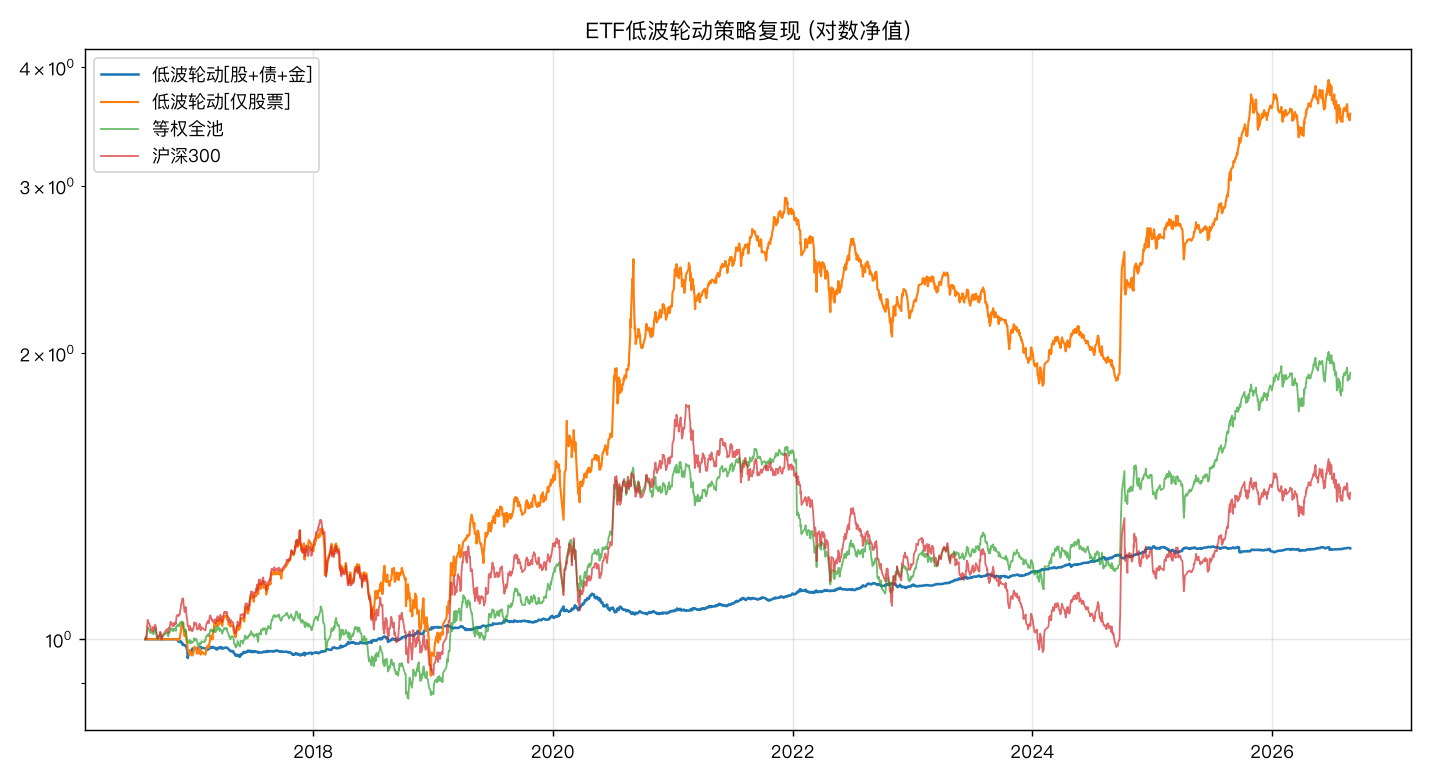

The script that saved this image:
#!/usr/bin/env -S uv run --no-sync
# -*- coding: utf-8 -*-
"""ETF低波轮动策略复现（针对聚宽社区帖《开源一个年化超25%的ETF策略》）。

策略规则：
  每天计算池内各ETF最近60日对数收益标准差(波动率)；
  每周一调仓，全额持有波动率最低的一只；
  (执行细节: 周一用的信号来自上周五收盘数据, 避免未来函数)

复现验证的问题：
  Q1 规则本身是否真能赚钱(不抄作者的自选池, 用独立构造的池子)？
  Q2 收益来自"低波信号"还是"池子里恰好有债/金当避风港"？
     → 对照组: 只含股票ETF的池子跑同一规则
  Q3 扣掉交易成本后还剩多少？
  Q4 不同时间窗口结果稳不稳？

用法: uv run python research/etf_lowvol_replica.py
"""

from __future__ import annotations

import sys
from pathlib import Path

import matplotlib

matplotlib.use("Agg")
import matplotlib.pyplot as plt
import numpy as np
import pandas as pd

plt.rcParams["font.sans-serif"] = ["PingFang SC", "Heiti TC", "Arial Unicode MS"]
plt.rcParams["axes.unicode_minus"] = False

sys.path.insert(0, str(Path(__file__).resolve().parent.parent))
from src.data_loader import _fetch_fund_sina

# 代表性ETF池: 宽基股票 + 行业股票 + 海外股票 + 商品 + 债券
POOL = {
    "510300": "沪深300",
    "510500": "中证500",
    "159915": "创业板",
    "512880": "证券",
    "513100": "纳指",
    "518880": "黄金",
    "511010": "国债",
}
EQUITY_ONLY = ["510300", "510500", "159915", "512880", "513100"]
COST_ONE_WAY = 5e-4  # 单边成本0.05%(佣金+滑点; ETF免印花税)
VOL_WINDOW = 60


def load_pool() -> tuple[pd.DataFrame, dict]:
    """拉取池内全部ETF收盘价, 对齐到公共交易日。"""
    closes, names = {}, {}
    for code, name in POOL.items():
        try:
            df = _fetch_fund_sina(code, "20100101", "20260831")
            closes[code] = df["close"]
            names[code] = name
            print(
                f"  {code} {name}: {len(df)}行 {df.index[0].date()}~{df.index[-1].date()}"
            )
        except Exception as e:
            print(f"  {code} {name}: 获取失败, 剔除 ({e})")
    px = pd.DataFrame(closes).dropna()  # 内连接=只留公共交易日
    return px, names


def weekly_lowvol_positions(px: pd.DataFrame) -> pd.DataFrame:
    """生成每周一换仓的目标持仓(单只ETF, one-hot)。

    周一的信号基于上周五及更早数据( shifting 1 天保证无未来函数)。
    """
    logret = np.log(px / px.shift(1))
    vol = logret.rolling(VOL_WINDOW).std()
    vol_lag = vol.shift(1)  # 关键: 昨天才知道的波动率
    cols = list(px.columns)

    pos = pd.DataFrame(0.0, index=px.index, columns=cols)
    current = None
    for dt, row in vol_lag.iterrows():
        if dt.dayofweek == 0 and row.notna().all():  # 周一且波动率齐全才调仓
            current = row.idxmin()  # 波动率最低的一只
        if current is not None:
            pos.loc[dt, current] = 1.0
    return pos


def backtest(
    px: pd.DataFrame, pos: pd.DataFrame, cost: float = COST_ONE_WAY
) -> tuple[pd.Series, float]:
    """策略日收益 = 昨日持仓 × 今日收益 - 换仓成本。返回(净值, 年换手)。"""
    ret = px.pct_change().fillna(0.0)
    gross = (pos.shift(1) * ret).sum(axis=1)
    turnover = (pos.diff().abs().sum(axis=1)).fillna(0.0)
    net = gross - turnover * cost
    annual_turnover = float(turnover.sum() / 2 / (len(px) / 244))
    return (1 + net).cumprod(), annual_turnover


def metrics(nav: pd.Series, freq: int = 244) -> dict:
    ret = nav.pct_change().dropna()
    years = len(nav) / freq
    cagr = nav.iloc[-1] ** (1 / years) - 1
    vol = ret.std() * np.sqrt(freq)
    dd = (nav / nav.cummax() - 1).min()
    weekly = nav.resample("W").last().pct_change().dropna()
    return {
        "总收益": nav.iloc[-1] - 1,
        "年化": cagr,
        "波动": vol,
        "夏普": (ret.mean() * freq) / vol if vol > 0 else 0.0,
        "最大回撤": dd,
        "周胜率": (weekly > 0).mean(),
    }


def run_pool(px: pd.DataFrame, label: str, windows: dict) -> list[dict]:
    """对一个池子: 跑策略 + 对照组, 输出各窗口的指标行。"""
    pos = weekly_lowvol_positions(px)
    nav, turn = backtest(px, pos)
    ew_ret = px.pct_change().mean(axis=1).fillna(0.0)  # 对照: 等权持有全部
    ew_nav = (1 + ew_ret).cumprod()

    rows = []
    for wname, (s, e) in windows.items():
        nav_w, ew_w = nav[s:e], ew_nav[s:e]
        if len(nav_w) < 100:
            continue
        m = metrics(nav_w / nav_w.dropna().iloc[0])
        m.update({"组合": f"低波策略[{label}]", "窗口": wname, "年换手": turn})
        rows.append(m)
        m2 = metrics(ew_w / ew_w.dropna().iloc[0])
        m2.update({"组合": f"等权全池[{label}]", "窗口": wname, "年换手": 0.0})
        rows.append(m2)
    return rows


def main() -> None:
    print("拉取ETF池数据...")
    px, names = load_pool()
    print(f"\n公共交易日: {len(px)} 天  {px.index[0].date()} ~ {px.index[-1].date()}\n")

    windows = {
        "全历史": (px.index[0], px.index[-1]),
        "近六年(作者口径)": ("2020-08-01", px.index[-1]),
    }

    rows = run_pool(px, "股+债+金", windows)
    rows += run_pool(
        px[["510300", "510500", "159915", "512880", "513100"]], "仅股票", windows
    )
    rows += run_pool(
        px[["510300", "510500", "159915", "512880", "513100", "518880"]],
        "股+金",
        windows,
    )

    # 单标的基准(全历史)
    for code in px.columns:
        nav = px[code] / px[code].iloc[0]
        m = metrics(nav)
        m.update({"组合": names[code], "窗口": "全历史", "年换手": 0.0})
        rows.append(m)

    tab = pd.DataFrame(rows)[
        [
            "组合",
            "窗口",
            "总收益",
            "年化",
            "波动",
            "夏普",
            "最大回撤",
            "周胜率",
            "年换手",
        ]
    ]
    print(tab.to_string(index=False, float_format=lambda v: f"{v:.2f}"))

    # ---- 净值曲线图 ----
    fig, ax = plt.subplots(figsize=(11, 6))
    nav_full, _ = backtest(px, weekly_lowvol_positions(px))
    pos_eq = weekly_lowvol_positions(
        px[["510300", "510500", "159915", "512880", "513100"]]
    )
    nav_eq, _ = backtest(px[["510300", "510500", "159915", "512880", "513100"]], pos_eq)
    ax.plot(nav_full, label="低波轮动[股+债+金]", lw=1.4)
    ax.plot(nav_eq, label="低波轮动[仅股票]", lw=1.2)
    ax.plot(
        (1 + px.pct_change().mean(axis=1)).cumprod(), label="等权全池", lw=1, alpha=0.7
    )
    hs300 = px["510300"] / px["510300"].iloc[0]
    ax.plot(hs300, label="沪深300", lw=1, alpha=0.7)
    ax.set_yscale("log")
    ax.legend()
    ax.grid(alpha=0.3)
    ax.set_title("ETF低波轮动策略复现 (对数净值)")
    out = Path(__file__).resolve().parent.parent / "output" / "etf_lowvol_replica.png"
    fig.tight_layout()
    fig.savefig(out, dpi=130)
    print(f"\n图已保存: {out}")


if __name__ == "__main__":
    main()
